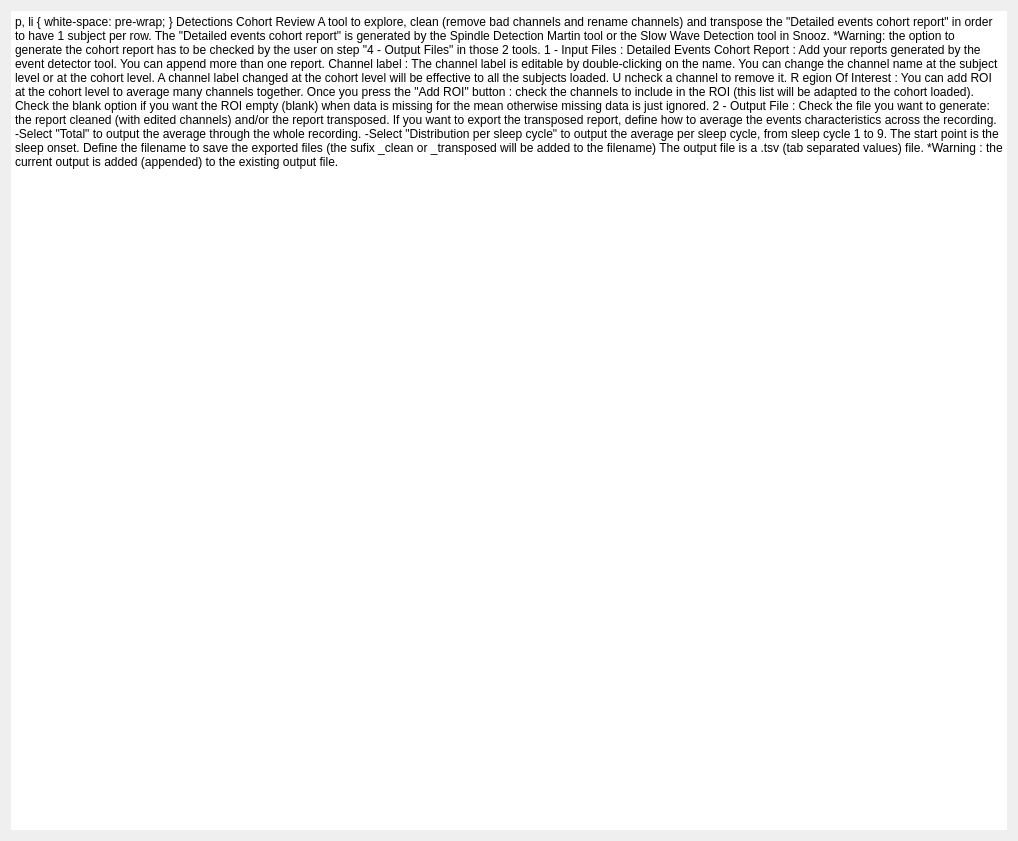
<ui version="4.0">
 <class>IntroStep</class>
 <widget class="QWidget" name="IntroStep">
  <property name="geometry">
   <rect>
    <x>0</x>
    <y>0</y>
    <width>1018</width>
    <height>841</height>
   </rect>
  </property>
  <property name="windowTitle">
   <string />
  </property>
  <layout class="QHBoxLayout" name="horizontalLayout">
   <item>
    <widget class="QTextEdit" name="textEdit">
     <property name="frameShape">
      <enum>QFrame::HLine</enum>
     </property>
     <property name="frameShadow">
      <enum>QFrame::Plain</enum>
     </property>
     <property name="lineWidth">
      <number>0</number>
     </property>
     <property name="readOnly">
      <bool>true</bool>
     </property>
     <property name="html">
      <string>&lt;!DOCTYPE HTML PUBLIC "-//W3C//DTD HTML 4.0//EN" "http://www.w3.org/TR/REC-html40/strict.dtd"&gt;
&lt;html&gt;&lt;head&gt;&lt;meta name="qrichtext" content="1" /&gt;&lt;style type="text/css"&gt;
p, li { white-space: pre-wrap; }
&lt;/style&gt;&lt;/head&gt;&lt;body style=" font-family:'Roboto'; font-size:12pt; font-weight:400; font-style:normal;"&gt;
&lt;p style="-qt-paragraph-type:empty; margin-top:0px; margin-bottom:0px; margin-left:0px; margin-right:0px; -qt-block-indent:0; text-indent:0px;"&gt;&lt;br /&gt;&lt;/p&gt;
&lt;p style=" margin-top:0px; margin-bottom:0px; margin-left:0px; margin-right:0px; -qt-block-indent:0; text-indent:0px;"&gt;&lt;span style=" font-size:12pt; font-weight:600;"&gt;Detections Cohort Review&lt;/span&gt;&lt;/p&gt;
&lt;p style="-qt-paragraph-type:empty; margin-top:0px; margin-bottom:0px; margin-left:0px; margin-right:0px; -qt-block-indent:0; text-indent:0px; font-size:12pt; font-weight:600;"&gt;&lt;br /&gt;&lt;/p&gt;
&lt;p style=" margin-top:0px; margin-bottom:0px; margin-left:0px; margin-right:0px; -qt-block-indent:0; text-indent:0px;"&gt;&lt;span style=" font-size:12pt;"&gt;A tool to explore, clean (remove bad channels and rename channels) and transpose the &amp;quot;Detailed events cohort report&amp;quot; in order to have 1 subject per row.&lt;/span&gt;&lt;/p&gt;
&lt;p style="-qt-paragraph-type:empty; margin-top:0px; margin-bottom:0px; margin-left:0px; margin-right:0px; -qt-block-indent:0; text-indent:0px; font-size:12pt;"&gt;&lt;br /&gt;&lt;/p&gt;
&lt;p style=" margin-top:0px; margin-bottom:0px; margin-left:0px; margin-right:0px; -qt-block-indent:0; text-indent:0px;"&gt;&lt;span style=" font-size:12pt;"&gt;The &amp;quot;Detailed events cohort report&amp;quot; is generated by the Spindle Detection Martin tool or the Slow Wave Detection tool in Snooz.&lt;/span&gt;&lt;/p&gt;
&lt;p style=" margin-top:0px; margin-bottom:0px; margin-left:0px; margin-right:0px; -qt-block-indent:0; text-indent:0px;"&gt;&lt;span style=" font-size:12pt;"&gt;*Warning: the option to generate the cohort report has to be checked by the user on step &amp;quot;4 - Output Files&amp;quot; in those 2 tools.&lt;/span&gt;&lt;/p&gt;
&lt;p style="-qt-paragraph-type:empty; margin-top:0px; margin-bottom:0px; margin-left:0px; margin-right:0px; -qt-block-indent:0; text-indent:0px; font-size:12pt;"&gt;&lt;br /&gt;&lt;/p&gt;
&lt;p style=" margin-top:0px; margin-bottom:0px; margin-left:0px; margin-right:0px; -qt-block-indent:0; text-indent:0px;"&gt;&lt;span style=" font-size:12pt; text-decoration: underline;"&gt;1 - Input Files :&lt;/span&gt;&lt;/p&gt;
&lt;p style=" margin-top:0px; margin-bottom:0px; margin-left:0px; margin-right:0px; -qt-block-indent:0; text-indent:0px;"&gt;&lt;span style=" font-size:12pt;"&gt;Detailed Events Cohort Report : &lt;/span&gt;&lt;/p&gt;
&lt;p style=" margin-top:0px; margin-bottom:0px; margin-left:0px; margin-right:0px; -qt-block-indent:0; text-indent:0px;"&gt;&lt;span style=" font-size:12pt;"&gt;	Add your reports generated by the event detector tool.&lt;/span&gt;&lt;/p&gt;
&lt;p style=" margin-top:0px; margin-bottom:0px; margin-left:0px; margin-right:0px; -qt-block-indent:0; text-indent:0px;"&gt;&lt;span style=" font-size:12pt;"&gt;	You can append more than one report. &lt;/span&gt;&lt;/p&gt;
&lt;p style=" margin-top:0px; margin-bottom:0px; margin-left:0px; margin-right:0px; -qt-block-indent:0; text-indent:0px;"&gt;&lt;span style=" font-size:12pt;"&gt;Channel label : &lt;/span&gt;&lt;/p&gt;
&lt;p style=" margin-top:0px; margin-bottom:0px; margin-left:0px; margin-right:0px; -qt-block-indent:0; text-indent:0px;"&gt;&lt;a name="docs-internal-guid-063424ec-7fff-f025-1e92-4c2d89e8c6df"&gt;&lt;/a&gt;&lt;span style=" font-family:'Arial'; font-size:12pt; color:#000000; background-color:transparent;"&gt;	&lt;/span&gt;&lt;span style=" font-family:'Arial'; font-size:12pt; color:#000000; background-color:transparent;"&gt;The channel label is editable by double-clicking on the name.&lt;/span&gt;&lt;/p&gt;
&lt;p style=" margin-top:0px; margin-bottom:0px; margin-left:0px; margin-right:0px; -qt-block-indent:0; text-indent:0px;"&gt;&lt;span style=" font-family:'Arial'; font-size:12pt; color:#000000; background-color:transparent;"&gt;	You can change the channel name at the subject level or at the cohort level.&lt;/span&gt;&lt;/p&gt;
&lt;p style=" margin-top:0px; margin-bottom:0px; margin-left:0px; margin-right:0px; -qt-block-indent:0; text-indent:0px; line-height:138%;"&gt;&lt;span style=" font-family:'Arial'; font-size:12pt; color:#000000; background-color:transparent;"&gt;	A channel label changed at the cohort level will be effective to all the subjects loaded.&lt;br /&gt;	&lt;/span&gt;&lt;a name="docs-internal-guid-f4d620f5-7fff-c293-f18e-2502f4c333fa"&gt;&lt;/a&gt;&lt;span style=" font-family:'Arial'; font-size:12pt; color:#000000; background-color:transparent;"&gt;U&lt;/span&gt;&lt;span style=" font-family:'Arial'; font-size:12pt; color:#000000; background-color:transparent;"&gt;ncheck a channel to remove it.&lt;/span&gt;&lt;/p&gt;
&lt;p style=" margin-top:0px; margin-bottom:0px; margin-left:0px; margin-right:0px; -qt-block-indent:0; text-indent:0px; line-height:138%;"&gt;&lt;a name="docs-internal-guid-dddb6927-7fff-085b-95eb-f8ee0decd42b"&gt;&lt;/a&gt;&lt;span style=" font-family:'Arial'; font-size:12pt; color:#000000; background-color:transparent;"&gt;R&lt;/span&gt;&lt;span style=" font-family:'Arial'; font-size:12pt; color:#000000; background-color:transparent;"&gt;egion Of Interest : &lt;/span&gt;&lt;/p&gt;
&lt;p style=" margin-top:0px; margin-bottom:0px; margin-left:0px; margin-right:0px; -qt-block-indent:0; text-indent:0px; line-height:138%;"&gt;&lt;span style=" font-family:'Arial'; font-size:12pt; color:#000000; background-color:transparent;"&gt;	You can add ROI at the cohort level to average many channels together.&lt;/span&gt;&lt;/p&gt;
&lt;p style=" margin-top:0px; margin-bottom:0px; margin-left:0px; margin-right:0px; -qt-block-indent:0; text-indent:0px; line-height:138%;"&gt;&lt;span style=" font-family:'Arial'; font-size:12pt; color:#000000; background-color:transparent;"&gt;	Once you press the &amp;quot;Add ROI&amp;quot; button : check the channels to include in the ROI (this list will be adapted to the cohort loaded).&lt;/span&gt;&lt;/p&gt;
&lt;p style=" margin-top:0px; margin-bottom:0px; margin-left:0px; margin-right:0px; -qt-block-indent:0; text-indent:0px; line-height:138%;"&gt;&lt;a name="docs-internal-guid-845123fe-7fff-4892-4560-2e53be980bae"&gt;&lt;/a&gt;&lt;span style=" font-family:'Arial'; font-size:12pt; color:#000000; background-color:transparent;"&gt;	&lt;/span&gt;&lt;span style=" font-family:'Arial'; font-size:12pt; color:#000000; background-color:transparent;"&gt;Check the blank option if you want the ROI empty (blank) when data is missing for the mean otherwise missing data is just ignored.&lt;/span&gt;&lt;/p&gt;
&lt;p style="-qt-paragraph-type:empty; margin-top:0px; margin-bottom:0px; margin-left:0px; margin-right:0px; -qt-block-indent:0; text-indent:0px; font-size:12pt;"&gt;&lt;br /&gt;&lt;/p&gt;
&lt;p style=" margin-top:0px; margin-bottom:0px; margin-left:0px; margin-right:0px; -qt-block-indent:0; text-indent:0px;"&gt;&lt;span style=" font-size:12pt; text-decoration: underline;"&gt;2 - Output File :&lt;/span&gt;&lt;/p&gt;
&lt;p style=" margin-top:0px; margin-bottom:0px; margin-left:0px; margin-right:0px; -qt-block-indent:0; text-indent:0px;"&gt;&lt;span style=" font-size:12pt;"&gt;	Check the file you want to generate: the report cleaned (with edited channels) and/or the report transposed. &lt;/span&gt;&lt;/p&gt;
&lt;p style="-qt-paragraph-type:empty; margin-top:0px; margin-bottom:0px; margin-left:0px; margin-right:0px; -qt-block-indent:0; text-indent:0px; font-size:12pt; text-decoration: underline;"&gt;&lt;br /&gt;&lt;/p&gt;
&lt;p style=" margin-top:0px; margin-bottom:0px; margin-left:0px; margin-right:0px; -qt-block-indent:0; text-indent:0px;"&gt;&lt;span style=" font-size:12pt;"&gt;	If you want to export the transposed report, define how to average the events characteristics across the recording.&lt;/span&gt;&lt;/p&gt;
&lt;p style=" margin-top:0px; margin-bottom:0px; margin-left:0px; margin-right:0px; -qt-block-indent:0; text-indent:0px;"&gt;&lt;span style=" font-size:12pt;"&gt;	-Select &amp;quot;Total&amp;quot; to output the average through the whole recording.&lt;/span&gt;&lt;/p&gt;
&lt;p style=" margin-top:0px; margin-bottom:0px; margin-left:0px; margin-right:0px; -qt-block-indent:0; text-indent:0px;"&gt;&lt;span style=" font-size:12pt;"&gt;	-Select &amp;quot;Distribution per sleep cycle&amp;quot; to output the average per sleep cycle, from sleep cycle 1 to 9.  The start point is the sleep onset.&lt;/span&gt;&lt;/p&gt;
&lt;p style="-qt-paragraph-type:empty; margin-top:0px; margin-bottom:0px; margin-left:0px; margin-right:0px; -qt-block-indent:0; text-indent:0px; font-size:12pt;"&gt;&lt;br /&gt;&lt;/p&gt;
&lt;p style=" margin-top:0px; margin-bottom:0px; margin-left:0px; margin-right:0px; -qt-block-indent:0; text-indent:0px;"&gt;&lt;span style=" font-size:12pt;"&gt;	Define the filename to save the exported files (the sufix _clean or _transposed will be added to the filename)&lt;/span&gt;&lt;/p&gt;
&lt;p style=" margin-top:0px; margin-bottom:0px; margin-left:0px; margin-right:0px; -qt-block-indent:0; text-indent:0px;"&gt;&lt;span style=" font-size:12pt;"&gt;	The output file is a .tsv (tab separated values) file. &lt;/span&gt;&lt;/p&gt;
&lt;p style=" margin-top:0px; margin-bottom:0px; margin-left:0px; margin-right:0px; -qt-block-indent:0; text-indent:0px;"&gt;&lt;span style=" font-size:12pt;"&gt;	*Warning : the current output is added (appended) to the existing output file.&lt;/span&gt;&lt;/p&gt;&lt;/body&gt;&lt;/html&gt;</string>
     </property>
    </widget>
   </item>
  </layout>
 <property name="styleSheet"><string>font: 12pt "Roboto";</string></property></widget>
 <resources><include location="../../../../../scinodes_poc/src/main/python/ui/themes/themes.qrc" /></resources>
 <connections />
</ui>
